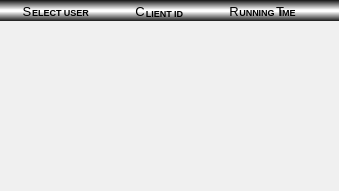
  <widget class="QGroupBox" name="groupUser">
   <property name="geometry">
    <rect>
     <x>0</x>
     <y>250</y>
     <width>339</width>
     <height>191</height>
    </rect>
   </property>
   <property name="sizePolicy">
    <sizepolicy hsizetype="Preferred" vsizetype="Fixed">
     <horstretch>0</horstretch>
     <verstretch>0</verstretch>
    </sizepolicy>
   </property>
   <property name="minimumSize">
    <size>
     <width>0</width>
     <height>191</height>
    </size>
   </property>
   <property name="mouseTracking">
    <bool>true</bool>
   </property>
   <property name="title">
    <string/>
   </property>
   <property name="flat">
    <bool>true</bool>
   </property>
   <widget class="QFrame" name="userTop">
    <property name="geometry">
     <rect>
      <x>0</x>
      <y>0</y>
      <width>341</width>
      <height>21</height>
     </rect>
    </property>
    <property name="frameShape">
     <enum>QFrame::StyledPanel</enum>
    </property>
    <property name="frameShadow">
     <enum>QFrame::Raised</enum>
    </property>
    <widget class="QLabel" name="label_3">
     <property name="geometry">
      <rect>
       <x>0</x>
       <y>0</y>
       <width>341</width>
       <height>21</height>
      </rect>
     </property>
     <property name="sizePolicy">
      <sizepolicy hsizetype="Preferred" vsizetype="Fixed">
       <horstretch>0</horstretch>
       <verstretch>0</verstretch>
      </sizepolicy>
     </property>
     <property name="minimumSize">
      <size>
       <width>0</width>
       <height>21</height>
      </size>
     </property>
     <property name="font">
      <font>
       <family>Arial</family>
       <pointsize>18</pointsize>
       <weight>75</weight>
       <bold>true</bold>
      </font>
     </property>
     <property name="styleSheet">
      <string>background-color: qlineargradient(spread:reflect, x1:1, y1:0, x2:1, y2:0.506, stop:0 rgba(20, 20, 20, 255), stop:0.920455 rgba(255, 255, 255, 255));</string>
     </property>
     <property name="text">
      <string/>
     </property>
     <property name="alignment">
      <set>Qt::AlignCenter</set>
     </property>
    </widget>
    <widget class="QLabel" name="label_8">
     <property name="geometry">
      <rect>
       <x>30</x>
       <y>2</y>
       <width>61</width>
       <height>21</height>
      </rect>
     </property>
     <property name="font">
      <font>
       <family>Arial</family>
       <pointsize>7</pointsize>
       <weight>75</weight>
       <bold>true</bold>
      </font>
     </property>
     <property name="styleSheet">
      <string>background-color: rgba(255, 255, 255, 0);</string>
     </property>
     <property name="text">
      <string>ELECT USER</string>
     </property>
     <property name="alignment">
      <set>Qt::AlignCenter</set>
     </property>
    </widget>
    <widget class="QLabel" name="label_9">
     <property name="geometry">
      <rect>
       <x>144</x>
       <y>5</y>
       <width>41</width>
       <height>16</height>
      </rect>
     </property>
     <property name="font">
      <font>
       <family>Arial</family>
       <pointsize>7</pointsize>
       <weight>75</weight>
       <bold>true</bold>
      </font>
     </property>
     <property name="styleSheet">
      <string>background-color: rgba(255, 255, 255, 0);</string>
     </property>
     <property name="text">
      <string>LIENT ID</string>
     </property>
     <property name="alignment">
      <set>Qt::AlignCenter</set>
     </property>
    </widget>
    <widget class="QLabel" name="label_10">
     <property name="geometry">
      <rect>
       <x>227</x>
       <y>5</y>
       <width>81</width>
       <height>15</height>
      </rect>
     </property>
     <property name="font">
      <font>
       <family>Arial</family>
       <pointsize>7</pointsize>
       <weight>75</weight>
       <bold>true</bold>
      </font>
     </property>
     <property name="styleSheet">
      <string>background-color: rgba(255, 255, 255, 0);</string>
     </property>
     <property name="text">
      <string>UNNING  IME</string>
     </property>
     <property name="alignment">
      <set>Qt::AlignCenter</set>
     </property>
    </widget>
    <widget class="QLabel" name="label_11">
     <property name="geometry">
      <rect>
       <x>17</x>
       <y>0</y>
       <width>20</width>
       <height>22</height>
      </rect>
     </property>
     <property name="font">
      <font>
       <family>Arial</family>
       <pointsize>10</pointsize>
       <weight>50</weight>
       <bold>false</bold>
      </font>
     </property>
     <property name="styleSheet">
      <string>background-color: rgba(255, 255, 255, 0);</string>
     </property>
     <property name="text">
      <string>S</string>
     </property>
     <property name="alignment">
      <set>Qt::AlignCenter</set>
     </property>
    </widget>
    <widget class="QLabel" name="label_12">
     <property name="geometry">
      <rect>
       <x>130</x>
       <y>0</y>
       <width>20</width>
       <height>22</height>
      </rect>
     </property>
     <property name="font">
      <font>
       <family>Arial</family>
       <pointsize>10</pointsize>
       <weight>50</weight>
       <bold>false</bold>
      </font>
     </property>
     <property name="styleSheet">
      <string>background-color: rgba(255, 255, 255, 0);</string>
     </property>
     <property name="text">
      <string>C</string>
     </property>
     <property name="alignment">
      <set>Qt::AlignCenter</set>
     </property>
    </widget>
    <widget class="QLabel" name="label_13">
     <property name="geometry">
      <rect>
       <x>224</x>
       <y>0</y>
       <width>20</width>
       <height>22</height>
      </rect>
     </property>
     <property name="font">
      <font>
       <family>Arial</family>
       <pointsize>10</pointsize>
       <weight>50</weight>
       <bold>false</bold>
      </font>
     </property>
     <property name="styleSheet">
      <string>background-color: rgba(255, 255, 255, 0);</string>
     </property>
     <property name="text">
      <string>R</string>
     </property>
     <property name="alignment">
      <set>Qt::AlignCenter</set>
     </property>
    </widget>
    <widget class="QLabel" name="label_15">
     <property name="geometry">
      <rect>
       <x>270</x>
       <y>0</y>
       <width>20</width>
       <height>22</height>
      </rect>
     </property>
     <property name="font">
      <font>
       <family>Arial</family>
       <pointsize>10</pointsize>
       <weight>50</weight>
       <bold>false</bold>
      </font>
     </property>
     <property name="styleSheet">
      <string>background-color: rgba(255, 255, 255, 0);</string>
     </property>
     <property name="text">
      <string>T</string>
     </property>
     <property name="alignment">
      <set>Qt::AlignCenter</set>
     </property>
    </widget>
   </widget>
   <widget class="QTableView" name="tblUser">
    <property name="geometry">
     <rect>
      <x>0</x>
      <y>21</y>
      <width>341</width>
      <height>171</height>
     </rect>
    </property>
    <property name="font">
     <font>
      <family>Arial</family>
      <pointsize>10</pointsize>
      <weight>75</weight>
      <italic>false</italic>
      <bold>true</bold>
     </font>
    </property>
    <property name="mouseTracking">
     <bool>false</bool>
    </property>
    <property name="focusPolicy">
     <enum>Qt::WheelFocus</enum>
    </property>
    <property name="styleSheet">
     <string>background-color: rgb(240, 240, 240);
selection-color: rgb(0, 0, 255);
selection-background-color: rgb(166, 255, 180);</string>
    </property>
    <property name="frameShape">
     <enum>QFrame::NoFrame</enum>
    </property>
    <property name="frameShadow">
     <enum>QFrame::Plain</enum>
    </property>
    <property name="lineWidth">
     <number>0</number>
    </property>
    <property name="autoScroll">
     <bool>true</bool>
    </property>
    <property name="editTriggers">
     <set>QAbstractItemView::NoEditTriggers</set>
    </property>
    <property name="tabKeyNavigation">
     <bool>false</bool>
    </property>
    <property name="showDropIndicator" stdset="0">
     <bool>false</bool>
    </property>
    <property name="dragDropOverwriteMode">
     <bool>false</bool>
    </property>
    <property name="alternatingRowColors">
     <bool>false</bool>
    </property>
    <property name="selectionMode">
     <enum>QAbstractItemView::SingleSelection</enum>
    </property>
    <property name="selectionBehavior">
     <enum>QAbstractItemView::SelectRows</enum>
    </property>
    <property name="showGrid">
     <bool>false</bool>
    </property>
    <property name="gridStyle">
     <enum>Qt::NoPen</enum>
    </property>
    <property name="wordWrap">
     <bool>false</bool>
    </property>
    <property name="cornerButtonEnabled">
     <bool>false</bool>
    </property>
    <attribute name="horizontalHeaderVisible">
     <bool>false</bool>
    </attribute>
    <attribute name="horizontalHeaderHighlightSections">
     <bool>false</bool>
    </attribute>
    <attribute name="horizontalHeaderStretchLastSection">
     <bool>true</bool>
    </attribute>
    <attribute name="verticalHeaderVisible">
     <bool>false</bool>
    </attribute>
    <attribute name="verticalHeaderHighlightSections">
     <bool>false</bool>
    </attribute>
    <attribute name="verticalHeaderStretchLastSection">
     <bool>false</bool>
    </attribute>
   </widget>
  </widget>
